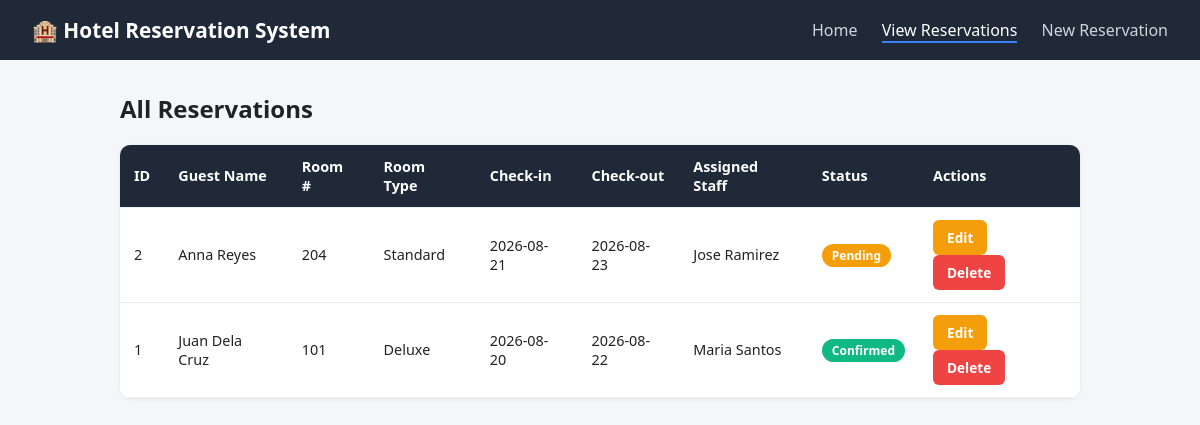
The page /main_system/read.php on the database its author committed.
### tables this page shows
CREATE TABLE IF NOT EXISTS reservations (
    id INT AUTO_INCREMENT PRIMARY KEY,
    guest_name VARCHAR(100) NOT NULL,
    room_number VARCHAR(10) NOT NULL,
    room_type VARCHAR(50) NOT NULL,
    checkin_date DATE NOT NULL,
    checkout_date DATE NOT NULL,
    assigned_employee_id INT NOT NULL,        
    assigned_employee_name VARCHAR(100) NOT NULL,
    status VARCHAR(20) DEFAULT 'Pending',
    created_at TIMESTAMP DEFAULT CURRENT_TIMESTAMP,
    updated_at TIMESTAMP DEFAULT CURRENT_TIMESTAMP ON UPDATE CURRENT_TIMESTAMP
);

### main_system/read.php (the view, shortened to what this page needs)
<?php
require_once __DIR__ . '/db_config.php';
$stmt = $pdo->query("SELECT * FROM reservations ORDER BY id DESC");
$reservations = $stmt->fetchAll();
?>
<!DOCTYPE html>
<html lang="en">
<head>
    <link rel="stylesheet" href="style.css">
</head>
<body>
    <header class="topbar">
        <h1>🏨 Hotel Reservation System</h1>
        <nav>
            <a href="index.html">Home</a>
            <a href="read.php" class="active">View Reservations</a>
            <a href="create.php">New Reservation</a>
        </nav>
    </header>
    <main class="container">
        <h2>All Reservations</h2>
        <table class="data-table">
            <thead>
                <tr>
                    <th>ID</th>
                    <th>Guest Name</th>
                    <th>Room #</th>
                    <th>Room Type</th>
                    <th>Check-in</th>
                    <th>Check-out</th>
                    <th>Assigned Staff</th>
                    <th>Status</th>
                    <th>Actions</th>
                </tr>
            </thead>
            <tbody>
                <?php foreach ($reservations as $r): ?>
                <tr>
                    <td><?= (int)$r['id'] ?></td>
                    <td><?= htmlspecialchars($r['guest_name']) ?></td>
                    <td><?= htmlspecialchars($r['room_number']) ?></td>
                    <td><?= htmlspecialchars($r['room_type']) ?></td>
                    <td><?= htmlspecialchars($r['checkin_date']) ?></td>
                    <td><?= htmlspecialchars($r['checkout_date']) ?></td>
                    <td><?= htmlspecialchars($r['assigned_employee_name']) ?></td>
                    <td><span class="badge status-<?= strtolower($r['status']) ?>"><?= htmlspecialchars($r['status']) ?></span></td>
                    <td class="actions">
                        <a href="update.php?id=<?= (int)$r['id'] ?>" class="btn btn-edit">Edit</a>
                        <a href="delete.php?id=<?= (int)$r['id'] ?>" class="btn btn-delete"
                           onclick="return confirm('Delete this reservation?');">Delete</a>
                    </td>
                </tr>
                <?php endforeach; ?>
            </tbody>
        </table>
    </main>
</body>
</html>

### main_system/style.css (style rules this page uses)
* { box-sizing: border-box; }
body { margin: 0; font-family: "Segoe UI", Arial, sans-serif; background: #f4f6f8; color: #222; }
.topbar { background: #1f2937; color: #fff; padding: 16px 32px; display: flex; align-items: center; justify-content: space-between; flex-wrap: wrap; }
.topbar h1 { margin: 0; font-size: 1.3rem; }
.topbar nav a { color: #d1d5db; text-decoration: none; margin-left: 20px; font-weight: 500; }
.topbar nav a:hover, .topbar nav a.active { color: #fff; border-bottom: 2px solid #3b82f6; }
.container { max-width: 1000px; margin: 32px auto; padding: 0 20px; }
.btn { display: inline-block; padding: 8px 14px; border-radius: 6px; text-decoration: none; font-size: 0.85rem; font-weight: 600; cursor: pointer; border: none; }
.btn-edit { background: #f59e0b; color: #fff; margin-right: 6px; }
.btn-delete { background: #ef4444; color: #fff; }
.data-table { width: 100%; border-collapse: collapse; background: #fff; border-radius: 10px; overflow: hidden; box-shadow: 0 1px 4px rgba(0,0,0,0.08); }
.data-table th, .data-table td { padding: 12px 14px; text-align: left; border-bottom: 1px solid #eee; font-size: 0.9rem; }
.data-table th { background: #1f2937; color: #fff; }
.badge { padding: 3px 10px; border-radius: 999px; font-size: 0.75rem; font-weight: 600; color: #fff; }
.status-pending { background: #f59e0b; }
.status-confirmed { background: #10b981; }

### rows shown on the page
reservations: id "2", guest_name "Anna Reyes", room_number "204", room_type "Standard", checkin_date "2026-08-21", checkout_date "2026-08-23", assigned_employee_name "Jose Ramirez", status "Pending"
reservations: id "1", guest_name "Juan Dela Cruz", room_number "101", room_type "Deluxe", checkin_date "2026-08-20", checkout_date "2026-08-22", assigned_employee_name "Maria Santos", status "Confirmed"
